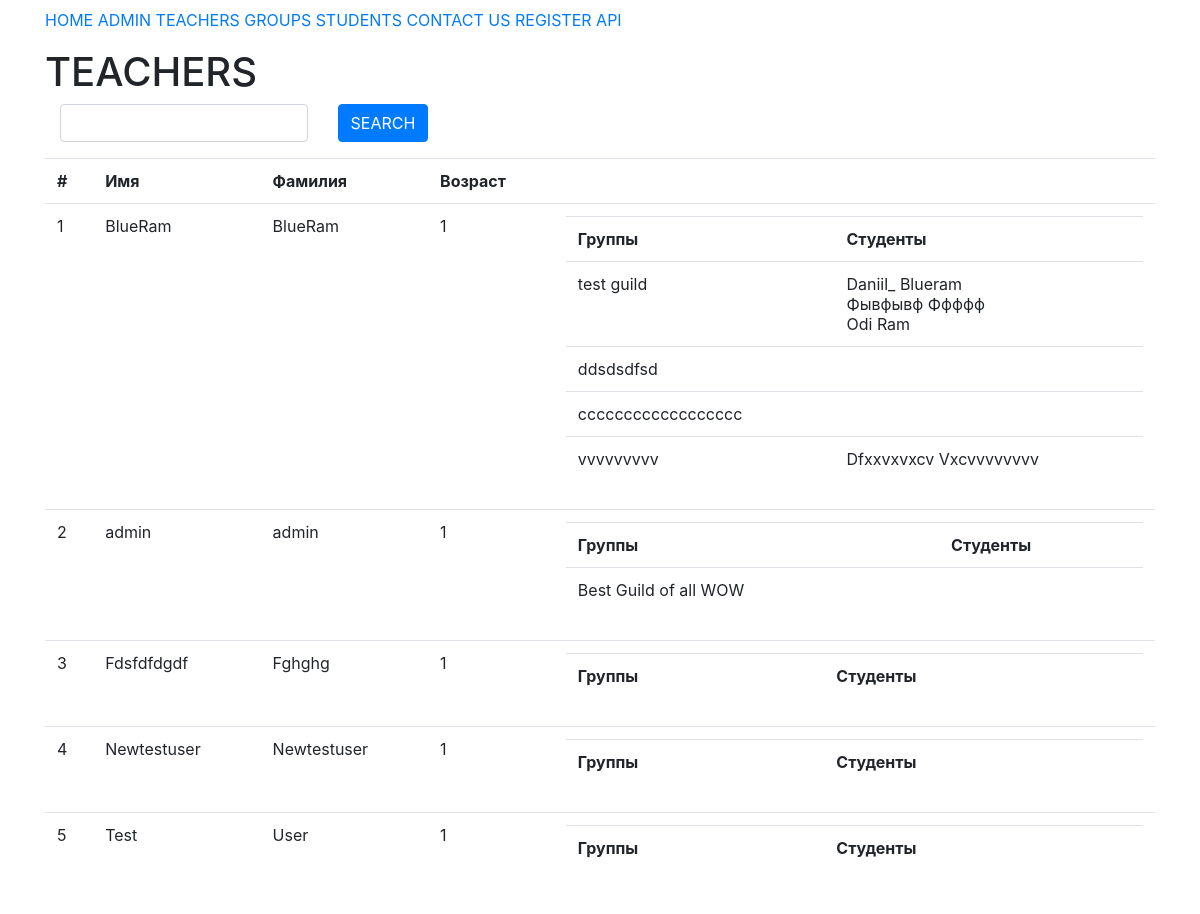
Screenshot of /teachers/ with the database file from the repository.
### core/models.py (models this page shows, shortened)
class Teacher(AbstractUser):
    age = models.IntegerField(
        null=False,
        default=1,
        verbose_name="Возраст"
    )
    class Meta:
        verbose_name = "Учитель"
        verbose_name_plural = "Учителя"

class Group(models.Model):
    title = models.CharField(
        max_length=255,
        verbose_name="Название"
    )
    teacher = models.ForeignKey(
        get_user_model(),
        on_delete=models.CASCADE,
        verbose_name="Учитель",
        related_name="teacher_groups"
    )
    class Meta:
        verbose_name = "Группа"
        verbose_name_plural = "Группы"

class Student(models.Model):
    EXPERIENCE_TRAINEE = 0
    EXPERIENCE_JUNIOR = 1
    EXPERIENCE_MIDDLE = 2
    EXPERIENCE_SENIOR = 3
    EXPERIENCE_CHOICES = (
        (EXPERIENCE_TRAINEE, 'TRAINEE'),
        (EXPERIENCE_JUNIOR, 'JUNIOR'),
        (EXPERIENCE_MIDDLE, 'MIDDLE'),
        (EXPERIENCE_SENIOR, 'SENIOR')
    )
    firstname = models.CharField(
        max_length=255,
        null=False,
        default="",
        verbose_name="Имя"
    )
    lastname = models.CharField(
        max_length=255,
        null=False,
        default="",
        verbose_name="Фамилия"
    )
    age = models.IntegerField(
        null=False,
        default=1,
        verbose_name="Возраст"
    )
    group = models.ForeignKey(
        Group,
        on_delete=models.SET("Without Group"),
        verbose_name="Группа",
        related_name='students'
    )
    phone = PhoneField(
        blank=True,
        help_text='Contact phone number'
    )
    experience = models.PositiveSmallIntegerField(
        choices=EXPERIENCE_CHOICES,
        default=0
    )
    class Meta:
        verbose_name = "Студент"
        verbose_name_plural = "Студенты"

### core/views.py (the view, shortened to what this page needs)
# urls.py: path('teachers/', TeachersView.as_view(), name='teachers'),
@method_decorator(cache_page(5), 'get')
class TeachersView(TemplateView):
    template_name = "teachers.html"
    def get_context_data(self, **kwargs):
        teachers = Teacher.objects.all().select_related()
        context = {
            'teachers': teachers
        }
        return context

### core/context_processors.py (called while the page is built)
def settings_context_processor(request):
    return {'settings': settings}

### core/templates/teachers.html
{% extends "base.html" %}
{% load bootstrap %}
{% block body%}
    <h1>TEACHERS</h1>
    <div class="col-md-12">
        <form method="get">
            <div class="row">
                <div class="col-md-3">
                    <input class="form-control" type="search" name="query" value="{{query}}">
                </div>
                <div class="col-md-9">
                    <input type="submit" class="btn btn-primary" value="SEARCH">
                </div>
            </div>
        </form>
    </div>
    <table class="table">
        <tr>
            <th>#</th>
            <th>Имя</th>
            <th>Фамилия</th>
            <th>Возраст</th>
            <th></th>
        </tr>
        {% for teacher in teachers %}
            <tr>
                <td>{{forloop.counter}}</td>
                <td>{{teacher.first_name}}</td>
                <td>{{teacher.last_name}}</td>
                <td>{{teacher.age}}</td>
                <td>
                    <table class="table">
                        <tr>
                            <th>Группы</th>
                            <th>Студенты</th>
                        </tr>
                        {% for group in teacher.teacher_groups.all %}
                            <tr>
                                <td>{{group.title}}</td>
                                <td>
                                    {% for student in group.students.all %}
                                    {{student.firstname}} {{student.lastname}}<br>
                                    {% endfor %}
                                </td>
                            </tr>
                        {% endfor %}
                    </table>
                </td>
            </tr>
        {% endfor %}
    </table>
{% endblock body%}

### rows the page displays
Teacher: first_name "BlueRam", last_name "BlueRam", age "1"
Group: title "test guild"
Student: firstname "Daniil_", lastname "Blueram"
Student: firstname "Фывфывф", lastname "Ффффф"
Student: firstname "Odi", lastname "Ram"
Group: title "ddsdsdfsd"
Group: title "cccccccccccccccccc"
Group: title "vvvvvvvvv"
Student: firstname "Dfxxvxvxcv", lastname "Vxcvvvvvvvv"
Teacher: first_name "admin", last_name "admin", age "1"
Group: title "Best Guild of all WOW"
Teacher: first_name "Fdsfdfdgdf", last_name "Fghghg", age "1"
Teacher: first_name "Newtestuser", last_name "Newtestuser", age "1"
Teacher: first_name "Test", last_name "User", age "1"
